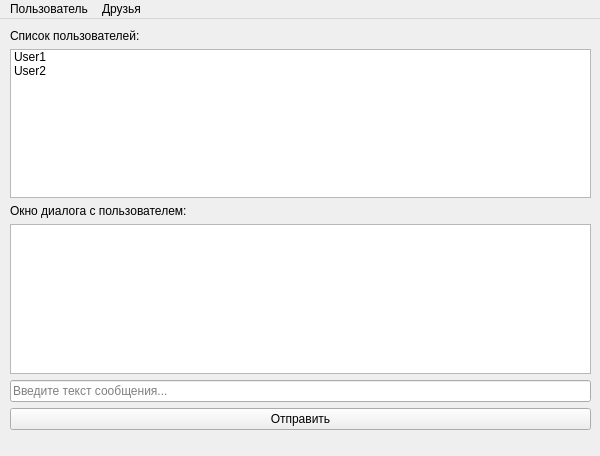
<?xml version="1.0" encoding="UTF-8"?>
<ui version="4.0">
 <class>Messenger_window</class>
 <widget class="QMainWindow" name="Messenger_window">
  <property name="geometry">
   <rect>
    <x>0</x>
    <y>0</y>
    <width>600</width>
    <height>456</height>
   </rect>
  </property>
  <property name="windowTitle">
   <string>Messenger</string>
  </property>
  <widget class="QWidget" name="centralwidget">
   <widget class="QWidget" name="verticalLayoutWidget">
    <property name="geometry">
     <rect>
      <x>10</x>
      <y>10</y>
      <width>581</width>
      <height>401</height>
     </rect>
    </property>
    <layout class="QVBoxLayout" name="verticalLayout">
     <item>
      <widget class="QLabel" name="userList_label">
       <property name="text">
        <string>Список пользователей:</string>
       </property>
      </widget>
     </item>
     <item>
      <widget class="QListWidget" name="users_ListWidget">
       <item>
        <property name="text">
         <string>User1</string>
        </property>
       </item>
       <item>
        <property name="text">
         <string>User2</string>
        </property>
       </item>
      </widget>
     </item>
     <item>
      <widget class="QLabel" name="chat_label">
       <property name="text">
        <string>Окно диалога с пользователем:</string>
       </property>
      </widget>
     </item>
     <item>
      <widget class="QListView" name="chat_view"/>
     </item>
     <item>
      <widget class="QLineEdit" name="textedit_line">
       <property name="inputMask">
        <string/>
       </property>
       <property name="text">
        <string/>
       </property>
       <property name="placeholderText">
        <string>Введите текст сообщения...</string>
       </property>
      </widget>
     </item>
     <item>
      <widget class="QPushButton" name="send_btn">
       <property name="text">
        <string>Отправить</string>
       </property>
       <property name="shortcut">
        <string/>
       </property>
      </widget>
     </item>
    </layout>
   </widget>
  </widget>
  <widget class="QMenuBar" name="menuBar">
   <property name="geometry">
    <rect>
     <x>0</x>
     <y>0</y>
     <width>600</width>
     <height>21</height>
    </rect>
   </property>
   <widget class="QMenu" name="User_menu">
    <property name="title">
     <string>Пользователь</string>
    </property>
    <addaction name="quit"/>
    <addaction name="delete_acc"/>
    <addaction name="exit"/>
   </widget>
   <widget class="QMenu" name="Friends_menu">
    <property name="title">
     <string>Друзья</string>
    </property>
    <addaction name="add_friend"/>
    <addaction name="delete_friend"/>
   </widget>
   <addaction name="User_menu"/>
   <addaction name="Friends_menu"/>
  </widget>
  <action name="quit">
   <property name="text">
    <string>Выйти из аккаунта</string>
   </property>
  </action>
  <action name="exit">
   <property name="text">
    <string>Закрыть приложение</string>
   </property>
  </action>
  <action name="add_friend">
   <property name="text">
    <string>Добавить пользователя в друзья</string>
   </property>
  </action>
  <action name="delete_friend">
   <property name="text">
    <string>Удалить пользователя из друзей</string>
   </property>
  </action>
  <action name="delete_acc">
   <property name="text">
    <string>Удалить аккаунт</string>
   </property>
  </action>
 </widget>
 <resources/>
 <connections/>
</ui>
